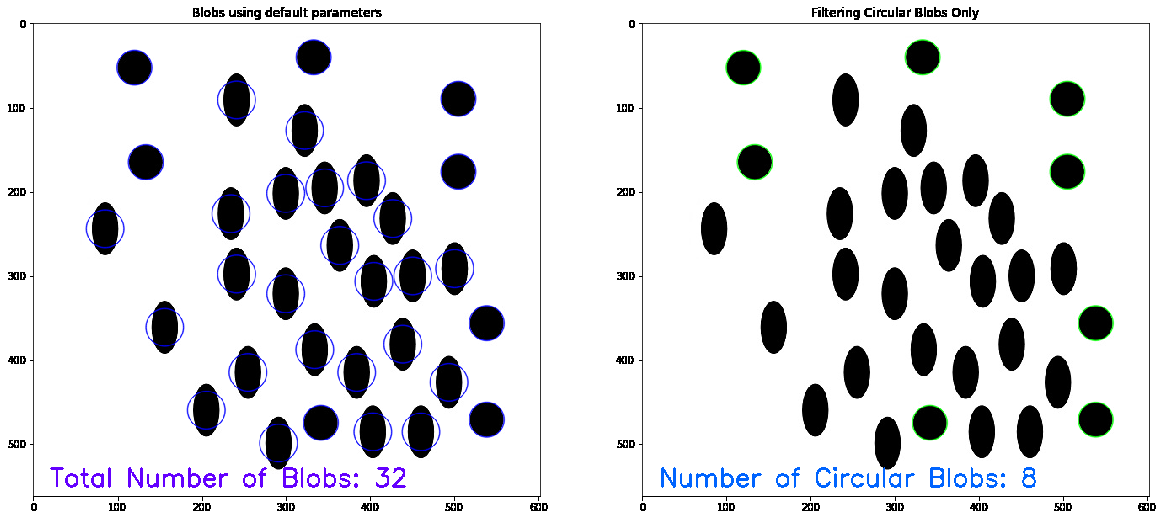
#> input picture images/blobs.jpg, 1163 x 520 px
$ python test2.py
#> lines starting #> are read from the running program, lines starting #| are printed output that depends on the picture; after the words box and inside, x2 and y2 are one past the last pixel; in counts of white or black regions, pixels touching at a corner belong together
import cv2
import numpy as np

holes_images = cv2.imread("./images/blobs.jpg")
#> holes_images is the input picture: shape (520, 1163, 3); mean B, G, R 223.8, 221.2, 220.8
gray = cv2.cvtColor(holes_images, cv2.COLOR_BGR2GRAY)
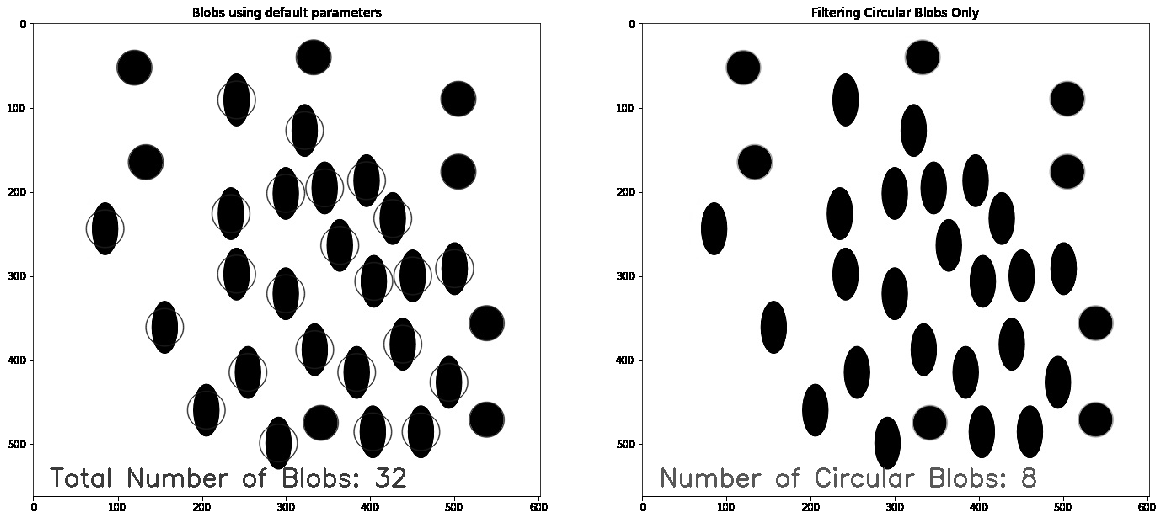
#> gray: shape (520, 1163); min 0, max 255, mean 221.3
img =cv2.medianBlur(gray, 5)
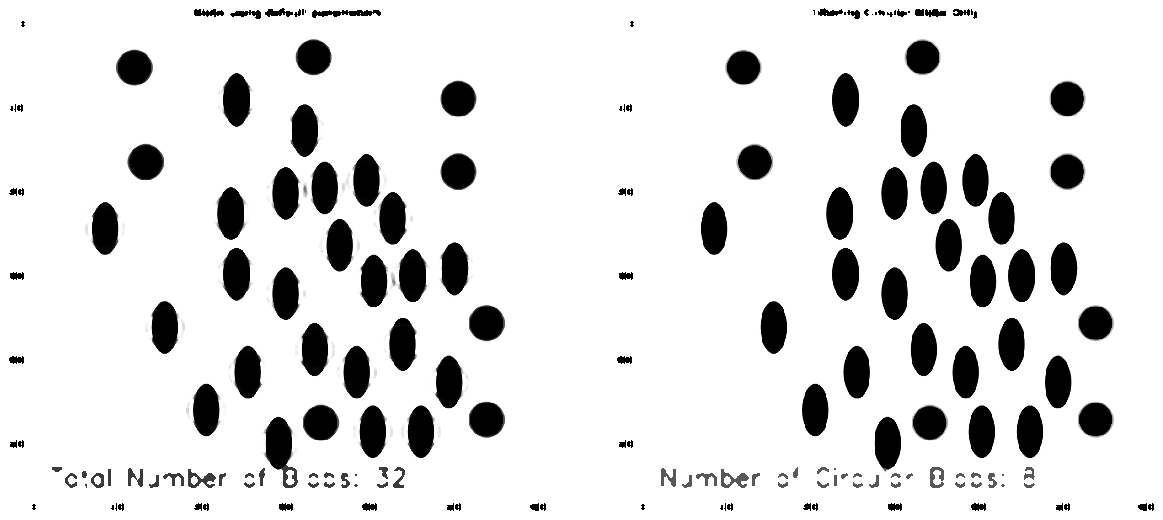
#> img: shape (520, 1163); min 0, max 255, mean 223.9
cimg = cv2.cvtColor(img, cv2.COLOR_GRAY2BGR)

# params = cv2.SimpleBlobDetector_Params()
# # Change thresholds
# params.minThreshold = 10
# params.maxThreshold = 200


holes = cv2.HoughCircles(img, cv2.HOUGH_GRADIENT, 1, 2,
                            param1=50,param2=30,minRadius=0,maxRadius=20)
#> holes = 21 rows, first 8: [458.5, 98.5, 17.4], [922.5, 56.5, 16.6], [312.5, 56.5, 17.4], [458.5, 171.5, 17.4], [134.5, 67.5, 17.4], [929.5, 422.5, 17.4], [1095.5, 419.5, 16.6], [144.5, 161.5, 17.7]
holes = np.uint16(np.around(holes))
#> holes = 21 rows, first 8: [458, 98, 17], [922, 56, 17], [312, 56, 17], [458, 172, 17], [134, 68, 17], [930, 422, 17], [1096, 420, 17], [144, 162, 18]

for i in holes[0, :]:
    cv2.circle(holes_images, (i[0], i[1]), i[2], (0,0,255), 2)
#> this loop made 21 passes
#> i on passes 1 to 12: [458, 98, 17], [922, 56, 17], [312, 56, 17], [458, 172, 17], [134, 68, 17], [930, 422, 17], [1096, 420, 17], [144, 162, 18], [486, 322, 18], [1068, 98, 17], [1068, 172, 17], [320, 422, 18]
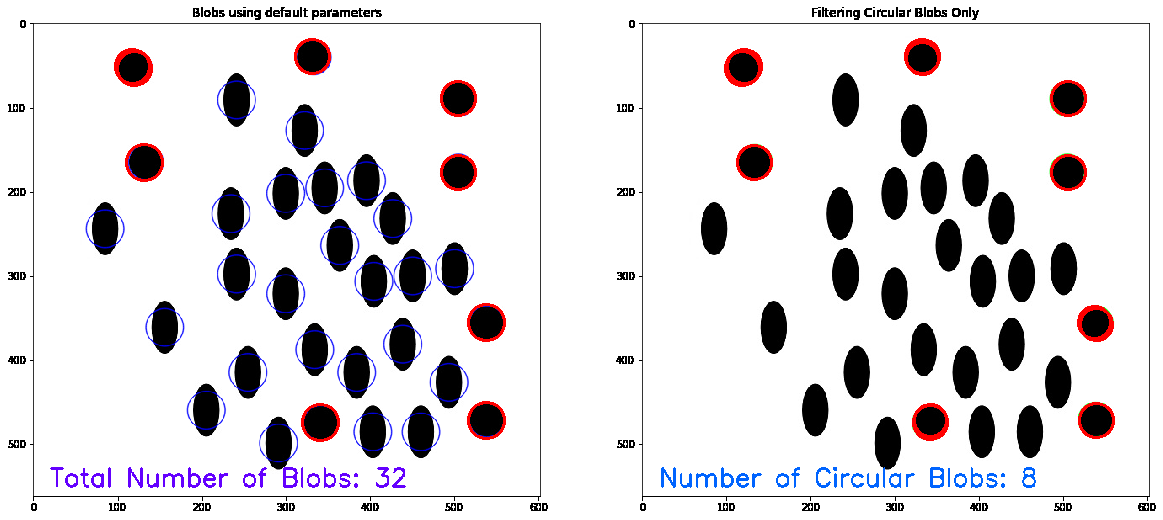
#> holes_images: shape (520, 1163, 3); 1.03% of pixels changed, all inside (x1, y1, x2, y2) = (114, 38, 1115, 442)

cv2.imshow("Circle Detection", holes_images)
cv2.waitKey(0)
cv2.destroyAllWindows
